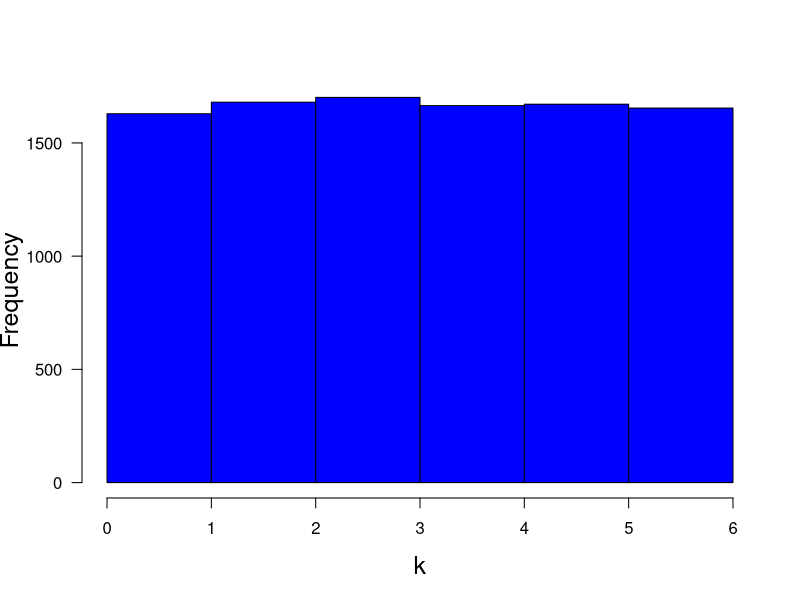

Source code (R):
print('file: SolutionRollingDieHist.R')
# EXERCISE & Solution: random sample from discrete uniform distribution (rolling a die)')
set.seed(1953) # set seed for random number generators
xrange = seq(1,6)
hrange = seq(0,6)
k = sample(x=xrange,10000,replace=TRUE);
# png('RandomDieExercise160721.png',width=16,height=16,units='cm',res=300)
hist(k,breaks=hrange,col='blue',main='',las=1,cex.lab=1.5)
# dev.off()